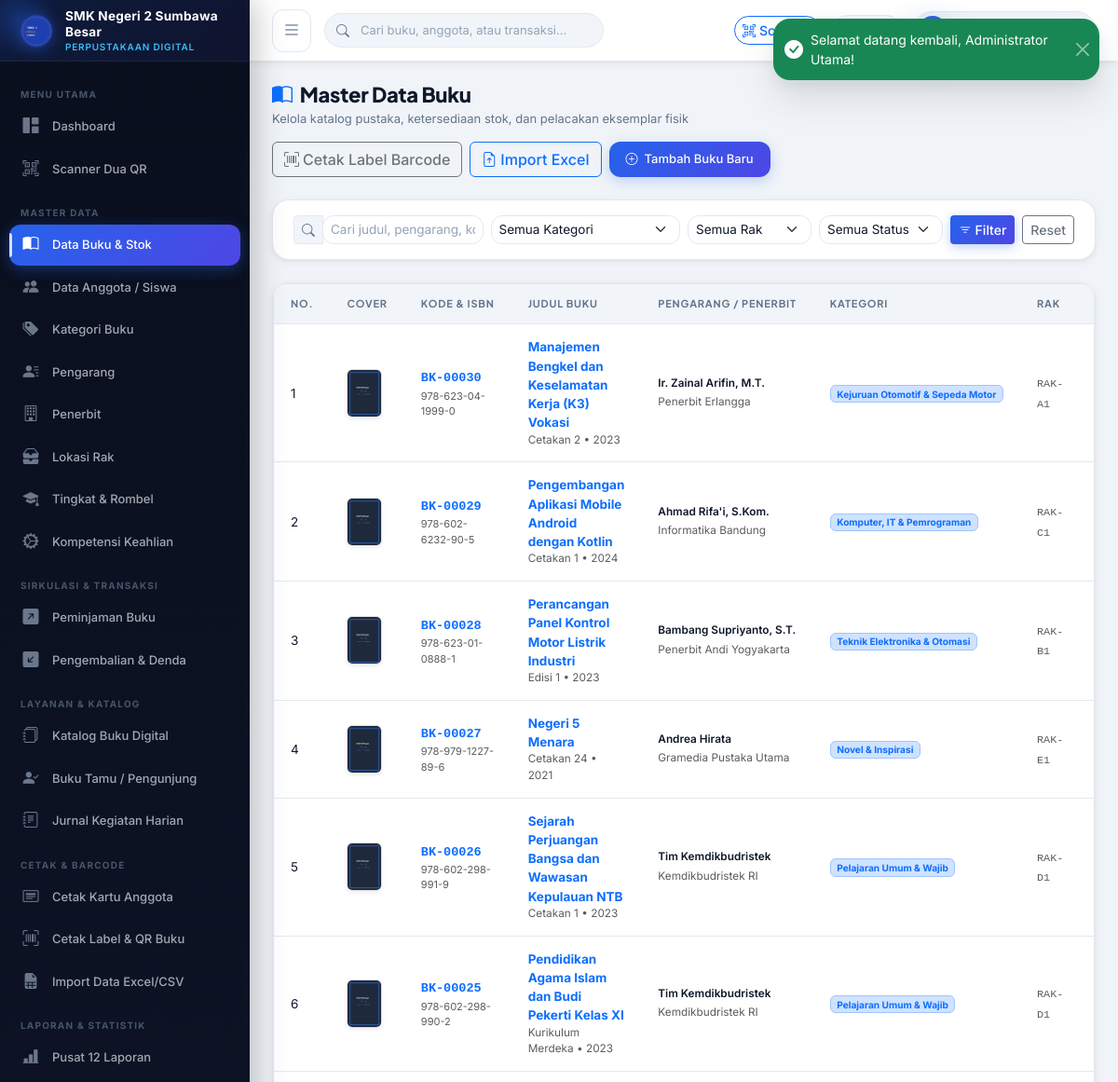
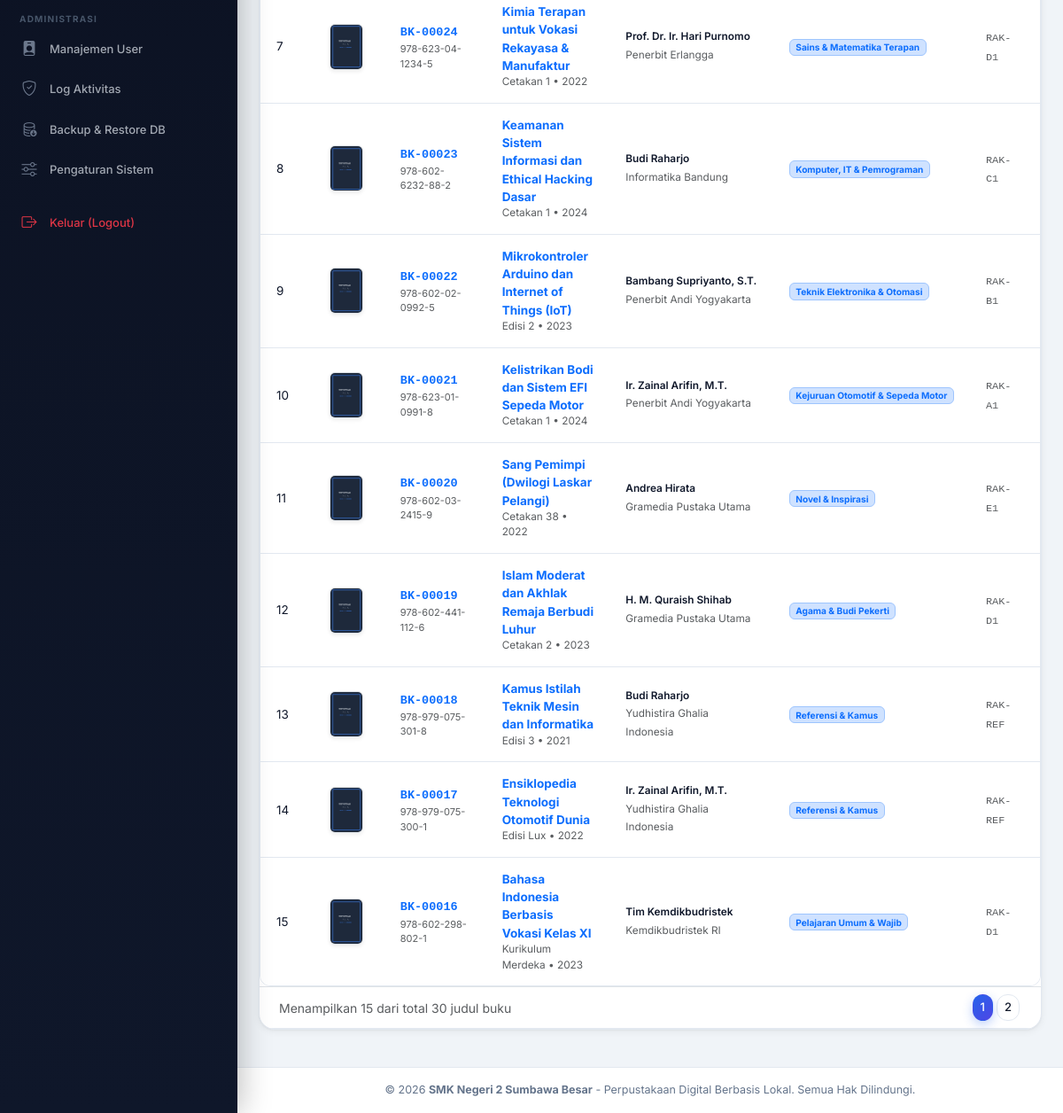
/index.php?page=buku (signed in), run on the app's committed database (2 pictures, top to bottom).
### tables this page shows
CREATE TABLE `buku` (
  `id` INT AUTO_INCREMENT PRIMARY KEY,
  `kode_buku` VARCHAR(30) NOT NULL UNIQUE,
  `isbn` VARCHAR(30) NULL,
  `judul` VARCHAR(255) NOT NULL,
  `pengarang_id` INT NOT NULL,
  `penerbit_id` INT NOT NULL,
  `kategori_id` INT NOT NULL,
  `subkategori` VARCHAR(100) NULL,
  `rak_id` INT NOT NULL,
  `tahun_terbit` YEAR NOT NULL,
  `edisi` VARCHAR(30) NULL DEFAULT 'Cetakan 1',
  `bahasa` VARCHAR(50) NOT NULL DEFAULT 'Indonesia',
  `jumlah_halaman` INT NOT NULL DEFAULT 150,
  `sumber_buku` ENUM('BOS', 'BOSDA', 'Hibah/Sumbangan', 'Pembelian Mandiri') NOT NULL DEFAULT 'BOS',
  `harga` DECIMAL(12,2) NOT NULL DEFAULT 0.00,
  `stok_total` INT NOT NULL DEFAULT 5,
  `stok_tersedia` INT NOT NULL DEFAULT 5,
  `cover` VARCHAR(255) NULL,
  `deskripsi` TEXT NULL,
  `qr_token` VARCHAR(100) NOT NULL UNIQUE,
  `qr_image` VARCHAR(255) NULL,
  `status` ENUM('Tersedia', 'Habis Dipinjam', 'Nonaktif') NOT NULL DEFAULT 'Tersedia',
  `created_at` DATETIME NOT NULL DEFAULT CURRENT_TIMESTAMP,
  `updated_at` DATETIME NOT NULL DEFAULT CURRENT_TIMESTAMP ON UPDATE CURRENT_TIMESTAMP,
  INDEX `idx_buku_kategori` (`kategori_id`),
  INDEX `idx_buku_pengarang` (`pengarang_id`),
  INDEX `idx_buku_penerbit` (`penerbit_id`),
  INDEX `idx_buku_rak` (`rak_id`),
  INDEX `idx_buku_qr` (`qr_token`),
  CONSTRAINT `fk_buku_kategori` FOREIGN KEY (`kategori_id`) REFERENCES `kategori_buku` (`id`) ON UPDATE CASCADE,
  CONSTRAINT `fk_buku_pengarang` FOREIGN KEY (`pengarang_id`) REFERENCES `pengarang` (`id`) ON UPDATE CASCADE,
  CONSTRAINT `fk_buku_penerbit` FOREIGN KEY (`penerbit_id`) REFERENCES `penerbit` (`id`) ON UPDATE CASCADE,
  CONSTRAINT `fk_buku_rak` FOREIGN KEY (`rak_id`) REFERENCES `rak` (`id`) ON UPDATE CASCADE
);

CREATE TABLE `pengarang` (
  `id` INT AUTO_INCREMENT PRIMARY KEY,
  `nama_pengarang` VARCHAR(100) NOT NULL,
  `biografi` TEXT NULL
);

CREATE TABLE `penerbit` (
  `id` INT AUTO_INCREMENT PRIMARY KEY,
  `nama_penerbit` VARCHAR(100) NOT NULL,
  `alamat` VARCHAR(255) NULL,
  `kontak` VARCHAR(100) NULL
);

CREATE TABLE `kategori_buku` (
  `id` INT AUTO_INCREMENT PRIMARY KEY,
  `kode_kategori` VARCHAR(20) NOT NULL UNIQUE,
  `nama_kategori` VARCHAR(100) NOT NULL,
  `deskripsi` VARCHAR(255) NULL
);

CREATE TABLE `rak` (
  `id` INT AUTO_INCREMENT PRIMARY KEY,
  `kode_rak` VARCHAR(20) NOT NULL UNIQUE,
  `nama_rak` VARCHAR(50) NOT NULL,
  `lokasi` VARCHAR(100) NOT NULL,
  `kapasitas` INT NOT NULL DEFAULT 100
);

### config/config.php (called while the page is built, shortened)
<?php
require_once __DIR__ . '/database.php';
function base_url(string $path = ''): string {
    $path = ltrim($path, '/');
    return BASE_URL . ($path ? '/' . $path : '');
}

### config/database.php (called while the page is built, shortened)
<?php
class Database {
    private static ?PDO $instance = null;
    public static function getConnection(): PDO {
        if (self::$instance === null) {
            $options = [
                PDO::ATTR_ERRMODE            => PDO::ERRMODE_EXCEPTION,
                PDO::ATTR_DEFAULT_FETCH_MODE => PDO::FETCH_ASSOC,
                PDO::ATTR_EMULATE_PREPARES   => false,
            ];
            $dsn = "mysql:host=" . DB_HOST . ";port=" . DB_PORT . ";dbname=" . DB_NAME . ";charset=utf8mb4";
            try {
                self::$instance = new PDO($dsn, DB_USER, DB_PASS, $options);
            } catch (PDOException $e) {
                error_log("Database Connection Error: " . $e->getMessage());
                die('<div style="font-family:sans-serif;max-width:600px;margin:50px auto;padding:25px;border:1px solid #f5c6cb;background:#f8d7da;color:#721c24;border-radius:8px;">' .
                    '<h3 style="margin-top:0;">Gagal Terhubung ke Database MySQL</h3>' .
                    '<p>Pastikan layanan <strong>MySQL di XAMPP</strong> sudah diaktifkan dan database <strong>perpustakaan_db</strong> sudah di-import melalui phpMyAdmin.</p>' .
                    '<p style="font-size:12px;color:#856404;background:#fff3cd;padding:8px;border-radius:4px;">Detail konfigurasi: Host: ' . DB_HOST . ' | Database: ' . DB_NAME . ' | User: ' . DB_USER . '</p>' .
                    '</div>');
            }
        }
        return self::$instance;
    }
}
function get_db(): PDO {
    return Database::getConnection();
}

### models/Buku.php (called while the page is built, shortened)
<?php
require_once __DIR__ . '/../config/database.php';
class Buku {
    private PDO $db;
    public function __construct() {
        $this->db = get_db();
    }
    public function getAll(array $filters = [], int $limit = 20, int $offset = 0): array {
        $sql = "
            SELECT b.*, k.nama_kategori, p.nama_pengarang, pub.nama_penerbit, r.kode_rak, r.nama_rak
            FROM buku b
            LEFT JOIN kategori_buku k ON b.kategori_id = k.id
            LEFT JOIN pengarang p ON b.pengarang_id = p.id
            LEFT JOIN penerbit pub ON b.penerbit_id = pub.id
            LEFT JOIN rak r ON b.rak_id = r.id
            WHERE 1=1
        ";
        $params = [];
        $sql .= " ORDER BY b.id DESC LIMIT " . (int)$limit . " OFFSET " . (int)$offset;
        $stmt = $this->db->prepare($sql);
        $stmt->execute($params);
        return $stmt->fetchAll();
    }
    public function countAll(array $filters = []): int {
        $sql = "
            SELECT COUNT(*) AS total
            FROM buku b
            LEFT JOIN kategori_buku k ON b.kategori_id = k.id
            LEFT JOIN pengarang p ON b.pengarang_id = p.id
            LEFT JOIN penerbit pub ON b.penerbit_id = pub.id
            WHERE 1=1
        ";
        $params = [];
        $stmt = $this->db->prepare($sql);
        $stmt->execute($params);
        return (int)$stmt->fetchColumn();
    }
}

### views/buku/index.php (the view, shortened to what this page needs)
<?php
require_once __DIR__ . '/../../config/config.php';
require_once __DIR__ . '/../../config/auth.php';
require_once __DIR__ . '/../../models/Buku.php';
$bukuModel = new Buku();
$pageNo = max(1, (int)($_GET['p'] ?? 1));
$limit = 15;
$offset = ($pageNo - 1) * $limit;
$filters = [
    'search'      => trim($_GET['search'] ?? ''),
    'kategori_id' => trim($_GET['kategori_id'] ?? ''),
    'rak_id'      => trim($_GET['rak_id'] ?? ''),
    'status'      => trim($_GET['status'] ?? '')
];
$books = $bukuModel->getAll($filters, $limit, $offset);
$totalRows = $bukuModel->countAll($filters);
$totalPages = ceil($totalRows / $limit);
require_once __DIR__ . '/../layouts/header.php';
require_once __DIR__ . '/../layouts/sidebar.php';
?>
<div class="main-content">
    <?php require_once __DIR__ . '/../layouts/navbar.php'; ?>
    <div class="page-container">
        <div class="page-header">
            <div>
                <h1 class="page-title"><i class="bi bi-book-half text-primary me-2"></i>Master Data Buku</h1>
                <div class="page-subtitle">Kelola katalog pustaka, ketersediaan stok, dan pelacakan eksemplar fisik</div>
            </div>
            <div class="d-flex gap-2">
                <a href="<?= base_url('index.php?page=cetak_label_massal') ?>" class="btn btn-outline-secondary">
                    <i class="bi bi-upc-scan me-1"></i>Cetak Label Barcode
                </a>
                <a href="<?= base_url('index.php?page=import') ?>" class="btn btn-outline-primary">
                    <i class="bi bi-file-earmark-arrow-up me-1"></i>Import Excel
                </a>
                <a href="<?= base_url('index.php?page=buku_create') ?>" class="btn btn-primary-custom">
                    <i class="bi bi-plus-circle"></i> Tambah Buku Baru
                </a>
            </div>
        </div>
        <div class="card-custom mb-4">
            <div class="card-custom-body py-3">
                <form method="GET" action="<?= base_url('index.php') ?>" class="row g-2 align-items-center">
                    <div class="col-md-3">
                        <div class="input-group input-group-sm">
                            <span class="input-group-text"><i class="bi bi-search"></i></span>
                            <input type="text" name="search" class="form-control" placeholder="Cari judul, pengarang, kode, ISBN..." value="<?= htmlspecialchars($filters['search'], ENT_QUOTES, 'UTF-8') ?>">
                        </div>
                    </div>
                    <div class="col-md-3">
                        <select name="kategori_id" class="form-select form-select-sm">
                            <option value="">Semua Kategori</option>
                        </select>
                    </div>
                    <div class="col-md-2">
                        <select name="rak_id" class="form-select form-select-sm">
                            <option value="">Semua Rak</option>
                        </select>
                    </div>
                    <div class="col-md-2">
                        <select name="status" class="form-select form-select-sm">
                            <option value="">Semua Status</option>
                        </select>
                    </div>
                    <div class="col-md-2 d-flex gap-2">
                        <button type="submit" class="btn btn-sm btn-primary flex-grow-1">
                            <i class="bi bi-filter"></i> Filter
                        </button>
                        <a href="<?= base_url('index.php?page=buku') ?>" class="btn btn-sm btn-outline-secondary">
                            Reset
                        </a>
                    </div>
                </form>
            </div>
        </div>
        <div class="card-custom">
            <div class="table-responsive">
                <table class="table-custom">
                    <thead>
                        <tr>
                            <th>No.</th>
                            <th>Cover</th>
                            <th>Kode & ISBN</th>
                            <th>Judul Buku</th>
                            <th>Pengarang / Penerbit</th>
                            <th>Kategori</th>
                            <th>Rak</th>
                            <th>Stok</th>
                        </tr>
                    </thead>
                    <tbody>
                        <?php if (empty($books)): ?>
                        <tr>
                            <td colspan="9" class="text-center py-5 text-muted">
                                <i class="bi bi-journal-x fs-2 d-block mb-2 opacity-50"></i>
                                Tidak ada data buku ditemukan.
                            </td>
                        </tr>
                        <?php else: ?>
                            <?php foreach ($books as $idx => $b): ?>
                            <?php
                                $coverUrl = !empty($b['cover']) && file_exists(UPLOAD_COVER_PATH . '/' . $b['cover'])
                                    ? base_url('uploads/covers/' . $b['cover'])
                                    : asset_url('images/default_book.png');
                            ?>
                            <tr>
                                <td><?= $offset + $idx + 1 ?></td>
                                <td>
                                    <img src="<?= $coverUrl ?>" alt="Cover" class="rounded border shadow-sm" style="width: 38px; height: 52px; object-fit: cover;">
                                </td>
                                <td>
                                    <span class="fw-bold font-monospace text-primary"><?= htmlspecialchars($b['kode_buku'], ENT_QUOTES, 'UTF-8') ?></span>
                                    <div class="text-muted small" style="font-size: 11px;"><?= htmlspecialchars($b['isbn'] ?: '-', ENT_QUOTES, 'UTF-8') ?></div>
                                </td>
                                <td>
                                    <a href="<?= base_url('index.php?page=buku_detail&id=' . $b['id']) ?>" class="fw-bold text-decoration-none text-main">
                                        <?= htmlspecialchars($b['judul'], ENT_QUOTES, 'UTF-8') ?>
                                    </a>
                                    <div class="text-muted small"><?= htmlspecialchars($b['edisi'] ?? 'Cetakan 1', ENT_QUOTES, 'UTF-8') ?> &bull; <?= $b['tahun_terbit'] ?></div>
                                </td>
                                <td>
                                    <div class="small fw-semibold"><?= htmlspecialchars($b['nama_pengarang'] ?? '-', ENT_QUOTES, 'UTF-8') ?></div>
                                    <small class="text-muted"><?= htmlspecialchars($b['nama_penerbit'] ?? '-', ENT_QUOTES, 'UTF-8') ?></small>
                                </td>
                                <td><span class="badge bg-primary-subtle text-primary border border-primary-subtle"><?= htmlspecialchars($b['nama_kategori'] ?? '-', ENT_QUOTES, 'UTF-8') ?></span></td>
                                <td><small class="text-muted font-monospace"><?= htmlspecialchars($b['kode_rak'] ?? '-', ENT_QUOTES, 'UTF-8') ?></small></td>
                                <td>
                                </td>
                            </tr>
                            <?php endforeach; ?>
                        <?php endif; ?>
                    </tbody>
                </table>
            </div>
            <?php if ($totalPages > 1): ?>
            <div class="card-custom-header border-top d-flex justify-content-between align-items-center py-2">
                <small class="text-muted">Menampilkan <?= count($books) ?> dari total <?= $totalRows ?> judul buku</small>
                <ul class="pagination pagination-sm mb-0">
                    <?php for ($i = 1; $i <= $totalPages; $i++): ?>
                    <li class="page-item <?= ($i === $pageNo) ? 'active' : '' ?>">
                        <a class="page-link" href="<?= base_url('index.php?page=buku&p=' . $i . '&' . http_build_query($filters)) ?>"><?= $i ?></a>
                    </li>
                    <?php endfor; ?>
                </ul>
            </div>
            <?php endif; ?>
        </div>
    </div>
<?php require_once __DIR__ . '/../layouts/footer.php'; ?>

### data on the page
buku: idx "1", cover (placeholder picture), kode_buku "BK-00030", isbn "978-623-04-1999-0", judul "Manajemen Bengkel dan Keselamatan Kerja (K3) Vokasi", edisi "Cetakan 2", tahun_terbit "2023", pengarang.nama_pengarang "Ir. Zainal Arifin, M.T.", penerbit.nama_penerbit "Penerbit Erlangga", kategori.nama_kategori "Kejuruan Otomotif & Sepeda Motor", rak.kode_rak "RAK-A1"
buku: idx "2", cover (placeholder picture), kode_buku "BK-00029", isbn "978-602-6232-90-5", judul "Pengembangan Aplikasi Mobile Android dengan Kotlin", edisi "Cetakan 1", tahun_terbit "2024", pengarang.nama_pengarang "Ahmad Rifa'i, S.Kom.", penerbit.nama_penerbit "Informatika Bandung", kategori.nama_kategori "Komputer, IT & Pemrograman", rak.kode_rak "RAK-C1"
buku: idx "3", cover (placeholder picture), kode_buku "BK-00028", isbn "978-623-01-0888-1", judul "Perancangan Panel Kontrol Motor Listrik Industri", edisi "Edisi 1", tahun_terbit "2023", pengarang.nama_pengarang "Bambang Supriyanto, S.T.", penerbit.nama_penerbit "Penerbit Andi Yogyakarta", kategori.nama_kategori "Teknik Elektronika & Otomasi", rak.kode_rak "RAK-B1"
buku: idx "4", cover (placeholder picture), kode_buku "BK-00027", isbn "978-979-1227-89-6", judul "Negeri 5 Menara", edisi "Cetakan 24", tahun_terbit "2021", pengarang.nama_pengarang "Andrea Hirata", penerbit.nama_penerbit "Gramedia Pustaka Utama", kategori.nama_kategori "Novel & Inspirasi", rak.kode_rak "RAK-E1"
buku: idx "5", cover (placeholder picture), kode_buku "BK-00026", isbn "978-602-298-991-9", judul "Sejarah Perjuangan Bangsa dan Wawasan Kepulauan NTB", edisi "Cetakan 1", tahun_terbit "2023", pengarang.nama_pengarang "Tim Kemdikbudristek", penerbit.nama_penerbit "Kemdikbudristek RI", kategori.nama_kategori "Pelajaran Umum & Wajib", rak.kode_rak "RAK-D1"
buku: idx "6", cover (placeholder picture), kode_buku "BK-00025", isbn "978-602-298-990-2", judul "Pendidikan Agama Islam dan Budi Pekerti Kelas XI", edisi "Kurikulum Merdeka", tahun_terbit "2023", pengarang.nama_pengarang "Tim Kemdikbudristek", penerbit.nama_penerbit "Kemdikbudristek RI", kategori.nama_kategori "Pelajaran Umum & Wajib", rak.kode_rak "RAK-D1"
buku: idx "7", cover (placeholder picture), kode_buku "BK-00024", isbn "978-623-04-1234-5", judul "Kimia Terapan untuk Vokasi Rekayasa & Manufaktur", edisi "Cetakan 1", tahun_terbit "2022", pengarang.nama_pengarang "Prof. Dr. Ir. Hari Purnomo", penerbit.nama_penerbit "Penerbit Erlangga", kategori.nama_kategori "Sains & Matematika Terapan", rak.kode_rak "RAK-D1"
buku: idx "8", cover (placeholder picture), kode_buku "BK-00023", isbn "978-602-6232-88-2", judul "Keamanan Sistem Informasi dan Ethical Hacking Dasar", edisi "Cetakan 1", tahun_terbit "2024", pengarang.nama_pengarang "Budi Raharjo", penerbit.nama_penerbit "Informatika Bandung", kategori.nama_kategori "Komputer, IT & Pemrograman", rak.kode_rak "RAK-C1"
buku: idx "9", cover (placeholder picture), kode_buku "BK-00022", isbn "978-602-02-0992-5", judul "Mikrokontroler Arduino dan Internet of Things (IoT)", edisi "Edisi 2", tahun_terbit "2023", pengarang.nama_pengarang "Bambang Supriyanto, S.T.", penerbit.nama_penerbit "Penerbit Andi Yogyakarta", kategori.nama_kategori "Teknik Elektronika & Otomasi", rak.kode_rak "RAK-B1"
buku: idx "10", cover (placeholder picture), kode_buku "BK-00021", isbn "978-623-01-0991-8", judul "Kelistrikan Bodi dan Sistem EFI Sepeda Motor", edisi "Cetakan 1", tahun_terbit "2024", pengarang.nama_pengarang "Ir. Zainal Arifin, M.T.", penerbit.nama_penerbit "Penerbit Andi Yogyakarta", kategori.nama_kategori "Kejuruan Otomotif & Sepeda Motor", rak.kode_rak "RAK-A1"
buku: idx "11", cover (placeholder picture), kode_buku "BK-00020", isbn "978-602-03-2415-9", judul "Sang Pemimpi (Dwilogi Laskar Pelangi)", edisi "Cetakan 38", tahun_terbit "2022", pengarang.nama_pengarang "Andrea Hirata", penerbit.nama_penerbit "Gramedia Pustaka Utama", kategori.nama_kategori "Novel & Inspirasi", rak.kode_rak "RAK-E1"
buku: idx "12", cover (placeholder picture), kode_buku "BK-00019", isbn "978-602-441-112-6", judul "Islam Moderat dan Akhlak Remaja Berbudi Luhur", edisi "Cetakan 2", tahun_terbit "2023", pengarang.nama_pengarang "H. M. Quraish Shihab", penerbit.nama_penerbit "Gramedia Pustaka Utama", kategori.nama_kategori "Agama & Budi Pekerti", rak.kode_rak "RAK-D1"
buku: idx "13", cover (placeholder picture), kode_buku "BK-00018", isbn "978-979-075-301-8", judul "Kamus Istilah Teknik Mesin dan Informatika", edisi "Edisi 3", tahun_terbit "2021", pengarang.nama_pengarang "Budi Raharjo", penerbit.nama_penerbit "Yudhistira Ghalia Indonesia", kategori.nama_kategori "Referensi & Kamus", rak.kode_rak "RAK-REF"
buku: idx "14", cover (placeholder picture), kode_buku "BK-00017", isbn "978-979-075-300-1", judul "Ensiklopedia Teknologi Otomotif Dunia", edisi "Edisi Lux", tahun_terbit "2022", pengarang.nama_pengarang "Ir. Zainal Arifin, M.T.", penerbit.nama_penerbit "Yudhistira Ghalia Indonesia", kategori.nama_kategori "Referensi & Kamus", rak.kode_rak "RAK-REF"
buku: idx "15", cover (placeholder picture), kode_buku "BK-00016", isbn "978-602-298-802-1", judul "Bahasa Indonesia Berbasis Vokasi Kelas XI", edisi "Kurikulum Merdeka", tahun_terbit "2023", pengarang.nama_pengarang "Tim Kemdikbudristek", penerbit.nama_penerbit "Kemdikbudristek RI", kategori.nama_kategori "Pelajaran Umum & Wajib", rak.kode_rak "RAK-D1"

### other printed values
$sidebarSchoolName "SMK Negeri 2 Sumbawa Besar"
count($books) "15"
$totalRows "30"
$schoolName "SMK Negeri 2 Sumbawa Besar"
